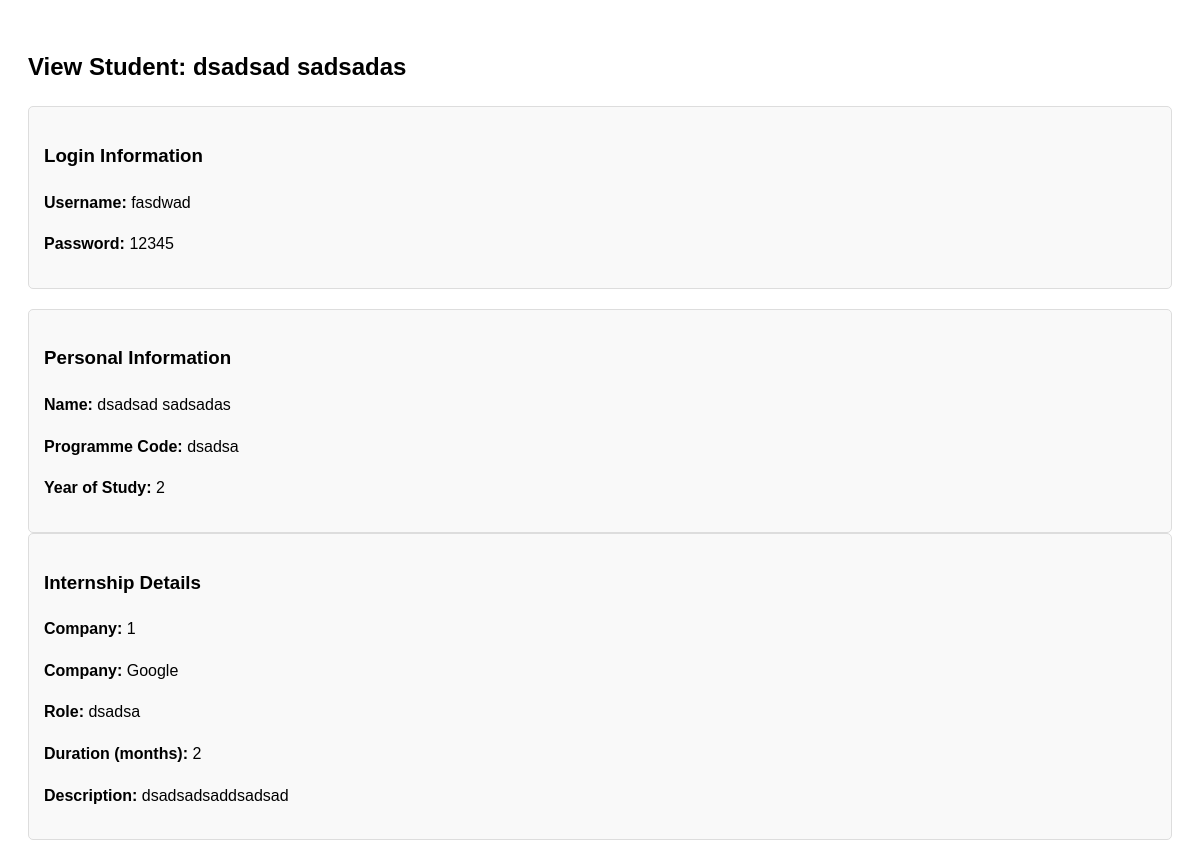
/AdminDashboard/StudentFunctions/ViewStudent.php?id=17 (signed in), run on the app's committed database.
### tables this page shows
CREATE TABLE `studentaccountlist` (
  `StudentAccountID` int(11) NOT NULL,
  `Password` varchar(100) NOT NULL,
  `Username` varchar(100) NOT NULL,
  `AdminAccountID` int(11) NOT NULL
);

CREATE TABLE `studentprofile` (
  `StudentProfileID` int(11) NOT NULL,
  `StudentAccountID` int(11) NOT NULL,
  `FirstName` varchar(100) NOT NULL,
  `LastName` varchar(100) NOT NULL,
  `ProgrammeCode` varchar(100) NOT NULL,
  `YearOfStudy` int(11) NOT NULL,
  `AssesorAccountIDLect` int(11) DEFAULT NULL,
  `AssesorAccountIDSuper` int(11) DEFAULT NULL
);

CREATE TABLE `internship` (
  `InternshipID` int(11) NOT NULL,
  `StudentAccountID` int(11) NOT NULL,
  `CompanyINT` int(11) DEFAULT NULL,
  `Role` varchar(100) NOT NULL,
  `Months_duration` int(11) NOT NULL,
  `Description` varchar(200) DEFAULT NULL
);

CREATE TABLE `companynamelist` (
  `CompanyInt` int(11) NOT NULL,
  `CompanyName` varchar(100) NOT NULL
);

### ExecutePStatement.php (called while the page is built, shortened)
<?php
function executePreparedStatement($sql, $params) {
    global $conn;
    $stmt = $conn->prepare($sql);
    if (!empty($params)) {
        $stmt->bind_param(str_repeat('s', count($params)), ...$params);
    }
    if (stripos($sql, "SELECT") === 0) {
        $stmt->execute();
        $result = $stmt->get_result();
    } else {
        $result = $stmt->execute();
    }
    return $result;
}
?>

### AdminDashboard/StudentFunctions/ViewStudent.php (the view, shortened to what this page needs)
<?php
include '../../Connection.php';
include '../../ExecutePStatement.php';
$studentID = $_GET['id'] ?? $_POST['id'] ?? null;
$fetchSql = "SELECT acc.Username, acc.Password, prof.*,
                    intern.CompanyINT, intern.Role, intern.Months_duration, intern.Description,
                    comp.CompanyName
             FROM studentaccountlist acc
             JOIN studentprofile prof ON acc.StudentAccountID = prof.StudentAccountID
             LEFT JOIN internship intern ON acc.StudentAccountID = intern.StudentAccountID
             LEFT JOIN companynamelist comp ON intern.CompanyINT = comp.CompanyInt
             WHERE acc.StudentAccountID = ?";
$fetchResult = executePreparedStatement($fetchSql, [$studentID]);
$studentData = $fetchResult->fetch_assoc();
?>
<!DOCTYPE html>
<html lang="en">
<head>
</head>
<body>
    <h2>View Student: <?php echo htmlspecialchars($studentData['FirstName'] . " " . $studentData['LastName']); ?></h2>
    <div style="background-color: #f9f9f9; border: 1px solid #ddd; padding: 15px; border-radius: 5px; margin-bottom: 20px;">
        <h3>Login Information</h3>
        <p><strong>Username:</strong> <?php echo htmlspecialchars($studentData['Username']); ?></p>
        <p><strong>Password:</strong> <?php echo htmlspecialchars($studentData['Password']); ?></p>
    </div>
    <div style="background-color: #f9f9f9; border: 1px solid #ddd; padding: 15px; border-radius: 5px;">
        <h3>Personal Information</h3>
        <p><strong>Name:</strong> <?php echo htmlspecialchars($studentData['FirstName'] . " " . $studentData['LastName']); ?></p>
        <p><strong>Programme Code:</strong> <?php echo htmlspecialchars($studentData['ProgrammeCode']); ?></p>
        <p><strong>Year of Study:</strong> <?php echo htmlspecialchars($studentData['YearOfStudy']); ?></p>
    </div>
    <div style="background-color: #f9f9f9; border: 1px solid #ddd; padding: 15px; border-radius: 5px;">
        <h3>Internship Details</h3>
        <p><strong>Company:</strong> <?php echo htmlspecialchars($studentData['CompanyINT'] ?? 'N/A'); ?></p>
        <p><strong>Company:</strong> <?php echo htmlspecialchars($studentData['CompanyName'] ?? 'N/A'); ?></p>
        <p><strong>Role:</strong> <?php echo htmlspecialchars($studentData['Role'] ?? 'N/A'); ?></p>
        <p><strong>Duration (months):</strong> <?php echo htmlspecialchars($studentData['Months_duration'] ?? 'N/A'); ?></p>
        <p><strong>Description:</strong> <?php echo nl2br(htmlspecialchars($studentData['Description'] ?? 'N/A')); ?></p>
    </div>
</body>
</html>

### AdminDashboard/StudentFunctions/ViewStudent.php (style rules this page uses)
body { font-family: sans-serif; line-height: 1.6; padding: 20px; }

### data on the page
studentaccountlist: studentprofile.FirstName+LastName "dsadsad sadsadas", Username "fasdwad", Password "12345", studentprofile.ProgrammeCode "dsadsa", studentprofile.YearOfStudy "2", internship.CompanyINT "1", companynamelist.CompanyName "Google", internship.Role "dsadsa", internship.Months_duration "2", internship.Description "dsadsadsaddsadsad"
